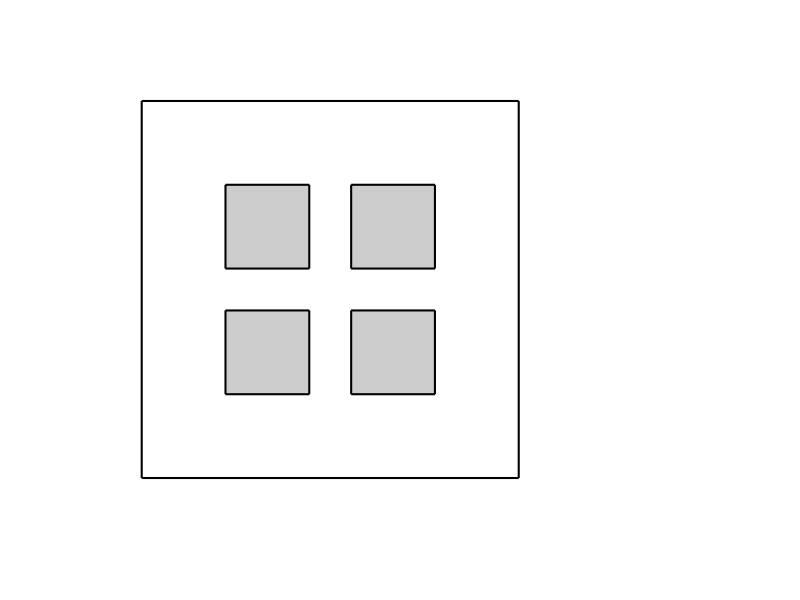

Recreate this plot in MATLAB. (Note: this script raises an error after producing the figure.)
load('Online.mat');


environment_min_x = min(environment{1}(:,1));
environment_max_x = max(environment{1}(:,1));
environment_min_y = min(environment{1}(:,2));
environment_max_y = max(environment{1}(:,2));
X_MIN = environment_min_x-0.1*(environment_max_x-environment_min_x);
X_MAX = environment_max_x+0.1*(environment_max_x-environment_min_x);
Y_MIN = environment_min_y-0.1*(environment_max_y-environment_min_y);
Y_MAX = environment_max_y+0.1*(environment_max_y-environment_min_y);



%Clear plot and form window with desired properties
clf; hold on;
axis equal; axis off; axis([X_MIN X_MAX+4 Y_MIN Y_MAX]);


%% Plot Environment
patch( environment{1}(:,1) , environment{1}(:,2) , 0.1*ones(1,length(environment{1}(:,1)) ) , ...
    'w' , 'linewidth' , 1.5 );
for i = 2 : size(environment,2)
    patch( environment{i}(:,1) , environment{i}(:,2) , 0.1*ones(1,length(environment{i}(:,1)) ) , ...
        'k' , 'EdgeColor' , [0 0 0] , 'FaceColor' , [0.8 0.8 0.8] , 'linewidth' , 1.5 );
end
%%





current_x = Record_path_Agent(1,:);    
current_y = Record_path_Agent(2,:);     

sensor_x =  Record_path_Opponent(1,:); 
sensor_y =  Record_path_Opponent(2,:);  




Teammate = Asset; 
Teammate_detected = zeros(1,5);
TeammatePenalty = Negtive_Asset;
Teammate_detected = zeros(size(Asset,1),1);

Updated_Negtive_Reward = Negtive_Reward;



% Total_scan = false(Resolution*ENV_SIZE1, Resolution*ENV_SIZE2);
reward_step = 0;
Total_scan = false(Resolution*ENV_SIZE1, Resolution*ENV_SIZE2);
reward_step = 0;
CurrentPenalty = 0;


V{1} = visibility_polygon( [current_x(1) current_y(1)] , environment , epsilon , snap_distance );
W{1} = visibility_polygon( [sensor_x(1) sensor_y(1)] , environment , epsilon , snap_distance );
Total_visiable{1} =  V;

Ne_Total = 0;

if  in_environment( [sensor_x(1) sensor_y(1)] , V , epsilon )
    
    sensor_detect_indicator(1) = 1;
else
    sensor_detect_indicator(1)= 0;
end

for k = 1:size(Asset,1)
    plot3(Asset(k,1),Asset(k,2), 0.3 , ...
        'p' , 'Markersize' , 16, 'MarkerFaceColor' , [0.9,0.8,0.7],'MarkerFaceColor','r','MarkerEdgeColor','r' );
end



for ii= 1: max(size(current_x))
    
    TeammatePenalty = Negtive_Asset;
    Updated_Negtive_Reward = Negtive_Reward;
    
    observer_x = current_x(ii);
    observer_y = current_y(ii);
    %Make sure the current point is in the environment
    if  in_environment( [observer_x observer_y] , environment , epsilon )
        
        %             Clear plot and form window with desired properties
        clf;  hold on;
        axis equal;
        axis off; axis([X_MIN X_MAX Y_MIN Y_MAX+6]);
        
        %Plot environment
        patch( environment{1}(:,1) , environment{1}(:,2) , 0.1*ones(1,length(environment{1}(:,1)) ) , ...
            'w' , 'linewidth' , 1.5 );
        for i = 2 : size(environment,2)
            patch( environment{i}(:,1) , environment{i}(:,2) , 0.1*ones(1,length(environment{i}(:,1)) ) , ...
                'k' , 'EdgeColor' , [0 0 0] , 'FaceColor' , [0.8 0.8 0.8] , 'linewidth' , 0.1 );
        end
        
        
        
        %             Plot observer
        plot3( observer_x , observer_y , 0.3 , ...
            'o' , 'Markersize' , 15 , 'MarkerEdgeColor' , 'k' , 'MarkerFaceColor' , 'r' );
        hold on
        
        
        W{1} = visibility_polygon( [sensor_x(ii) sensor_y(ii)] , environment , epsilon , snap_distance );
        V{1} = visibility_polygon( [observer_x observer_y] , environment , epsilon , snap_distance );
        
        
        %sensor polygon
        
        Area_sensor = polyarea(W{1}(:,1),W{1}(:,2));
        patch( W{1}(:,1) , W{1}(:,2) , 0.1*ones( size(W{1},1) , 1 ) , ...
            [0.7,0.7,0.9] , 'LineStyle' , 'none' );
        %         plot3( W{1}(:,1) , W{1}(:,2) , 0.1*ones( size(W{1},1) , 1 ) , ...
        %             'y*' , 'Markersize' , 5 );
        plot3( sensor_x(ii) , sensor_y(ii) , 0.3 , ...
            's' , 'Markersize' , 15, 'MarkerFaceColor' , [0.9,0.8,0.7],'MarkerFaceColor','b','MarkerEdgeColor','b' );
        
        
        %total polygon
        
        Total_visiable{ii} =  V;
        
        for k = 1:ii-1
            tpatch = patch( Total_visiable{k}{1}(:,1) , Total_visiable{k}{1}(:,2) , 0.1*ones( size(Total_visiable{k}{1},1) , 1 ) , ...
                [0.9,0.8,0.8] , 'LineStyle' , 'none' );
            alpha(tpatch,0.6)
        end
        
        %Compute and plot visibility polygon
        
        Area = polyarea(V{1}(:,1),V{1}(:,2));
        
        vpatch= patch( V{1}(:,1) , V{1}(:,2) , 0.1*ones( size(V{1},1) , 1 ) , ...
            [0.9,0.5,0.5],'LineStyle' , 'none' );
        %         plot3( V{1}(:,1) , V{1}(:,2) , 0.1*ones( size(V{1},1) , 1 ) , ...
        %             'b*' , 'Markersize' , 5 );
        alpha(vpatch, 0.6)
        
        
        hold on
        
        for k = 1:size(Asset,1)
            if sensor_x(ii) == Asset(k,1) && sensor_y(ii) ==  Asset(k,2)
                Teammate_detected(k) = 1;
                CurrentPenalty = 1;
            end
        end

        for k = 1:size(Asset,1)
            if Teammate_detected(k) == 0
                plot3(Asset(k,1),Asset(k,2), 0.3 , ...
                    'p' , 'Markersize' , 16, 'MarkerFaceColor' , [0.9,0.8,0.7],'MarkerFaceColor','r','MarkerEdgeColor','r' );
            end
        end

        



        %%overlap area
        x1= V{1}(:,1);
        y1= V{1}(:,2);
        b1 = poly2mask(Resolution*x1,Resolution*y1,Resolution*ENV_SIZE1, Resolution*ENV_SIZE2);
        areaImage = bwarea(b1);
        Total_scan = b1 | Total_scan;
        reward_step(ii) = bwarea(Total_scan)/Resolution^2;
        

        
        
              
        
    end
    
    
    if  in_environment( [sensor_x(ii) sensor_y(ii)] , V , epsilon )
        sensor_detect_indicator(ii) = Updated_Negtive_Reward;
    else
        sensor_detect_indicator(ii)= 0;
    end
    if ii >= 2
        
        txt1 = ['T = ',num2str(ii)];
        text(X_MAX/2-1,Y_MAX+5,txt1,'FontSize',20)
        
        txt2 = ['Region Exploration:  Total Reward=',num2str(reward_step(ii)), ', Current Reward =',num2str(reward_step(ii) - reward_step(ii-1))];
        text(X_MIN+4,Y_MAX+4,txt2,'FontSize',20)
        
        txt3 = ['Agent Observation: Total Penalty = ',num2str(sum(sensor_detect_indicator(1:ii))),', Current Penalty =', num2str(sensor_detect_indicator(ii))];
        text(X_MIN+4,Y_MAX+3,txt3,'FontSize',20)
        
        txt4 = ['Assets Captured: Total Penalty = ',num2str(TeammatePenalty*sum(Teammate_detected)),', Current Penalty =', num2str(TeammatePenalty*CurrentPenalty)];
        text(X_MIN+4,Y_MAX+2,txt4,'FontSize',20)
        
        txt5 = ['Combined: Total Reward = ',num2str(reward_step(ii)- sum(sensor_detect_indicator(1:ii))...
            -(TeammatePenalty*sum(Teammate_detected))),', Current Reward =', num2str(reward_step(ii) - reward_step(ii-1)- ...
            (sensor_detect_indicator(ii)) - (TeammatePenalty*CurrentPenalty))];
        text(X_MIN+4,Y_MAX+1,txt5,'FontSize',20)
        
        CurrentPenalty = 0;
    
    
    plot3(sensor_x(1:ii-1),sensor_y(1:ii-1),0.1*ones( max(size(sensor_x(1:ii-1))) , 1 ),'b','LineWidth',5)
    plot3(sensor_x(ii-1:ii),sensor_y(ii-1:ii),0.1*ones( max(size(sensor_x(ii-1:ii))) , 1 ),':b','LineWidth',5)
    plot3(current_x(1:ii-1),current_y(1:ii-1),0.1*ones( max(size(current_x(1:ii-1))) , 1 ),'r','LineWidth',5)
    plot3(current_x(ii-1:ii),current_y(ii-1:ii),0.1*ones( max(size(current_x(ii-1:ii))) , 1 ),':r','LineWidth',5)
    pause(0.1)
    end
    hold off
    %
         mov(ii) = getframe(gca);
         jj = ii;
    %      imwrite(mov(ii),sprintf('High%d.jpg',jj))
    
        %sensor the next point
        fname = sprintf('save_figure/DM1%d.png', ii);
        saveas(gcf,fname)
    % %
%    
    
end




